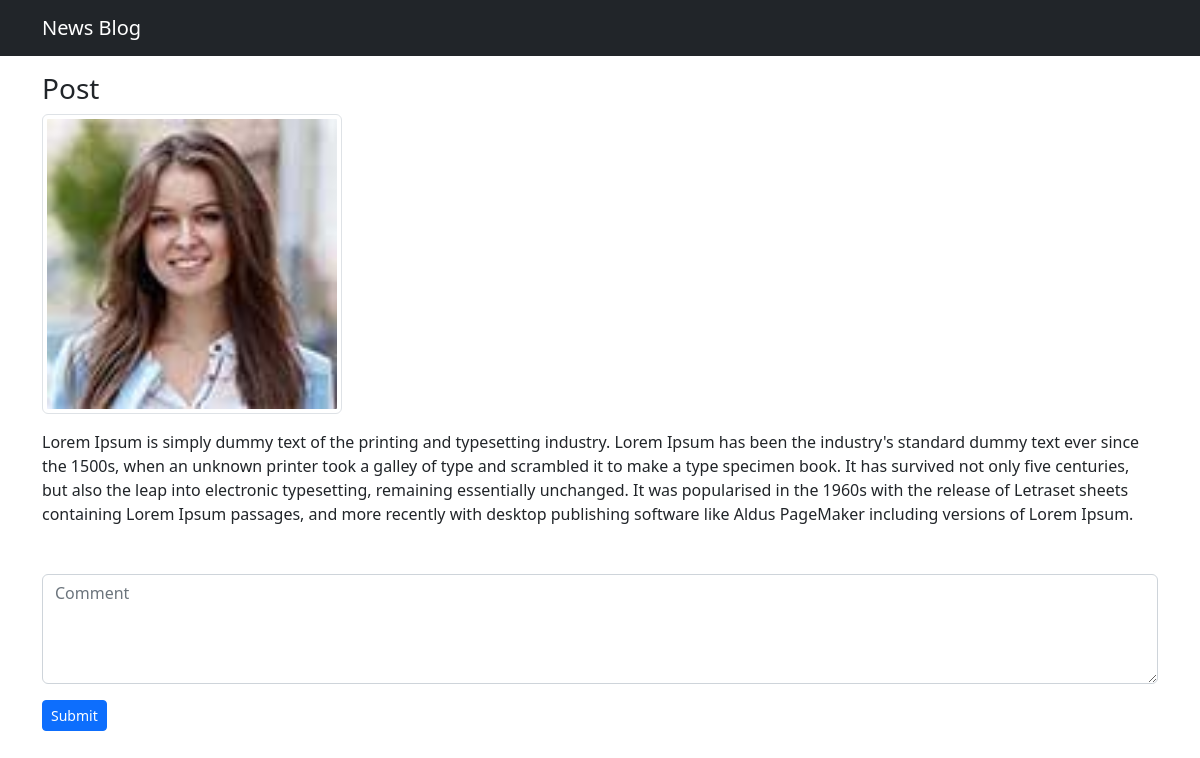
Screenshot of /view-post.php?id=8 with the database file from the repository.
### tables this page shows
CREATE TABLE `posts` (
  `id` int(11) NOT NULL,
  `title` text DEFAULT NULL,
  `content` longtext DEFAULT NULL,
  `author` varchar(255) DEFAULT NULL,
  `image` varchar(255) DEFAULT NULL,
  `created_at` timestamp NULL DEFAULT current_timestamp(),
  `updated_at` timestamp NULL DEFAULT current_timestamp()
);

### view-post.php (the view, shortened to what this page needs)
<?php
include('./db/mysql.php');
$sql = "SELECT * FROM posts WHERE id = {$_REQUEST['id']}";
$row = mysqli_query($conn, $sql);
$data = mysqli_fetch_assoc($row);
?>
<!DOCTYPE html>
<html lang="en">
<head>
    <link href="https://cdn.jsdelivr.net/npm/bootstrap@5.2.1/dist/css/bootstrap.min.css" rel="stylesheet">
</head>
<body>
<nav class="navbar navbar-expand-lg bg-dark navbar-dark">
    <div class="container">
        <a class="navbar-brand" href="index.php">News Blog</a>
    </div>
</nav>
<div class="container mt-3">
    <div class="mb-3">
        <h3><?=ucwords($data['title'])?></h3>
        <img src="./image/<?=$data['image']?>" alt="" class="img-thumbnail" style="height: 300px; object-fit:contain;">
        <p class="mt-3"><?=$data['content']?></p>
    </div>
    <div class="my-5">
        <form action="" method="post">
            <div class="">
                <textarea name="comment" placeholder="Comment" class="form-control" rows="4"></textarea>
            </div>
            <div class="mt-3">
                <button type="submit" name="submit" class="btn btn-primary btn-sm">Submit</button>
            </div>
        </form>
    </div>
</div>
</body>
</html>

### rows the page displays
posts: title "Post", image (picture), content "Lorem Ipsum is simply dummy text of the printing and typesetting industry. Lorem Ipsum has been the industry's standard dummy text ever since the 1500s, when an unknown printer took a galley of type and scrambled it to make a type specimen book. It has survived not only five centuries, but also the leap into electronic typesetting, remaining essentially unchanged. It was popularised in the 1960s with the release of Letraset sheets containing Lorem Ipsum passages, and more recently with desktop publishing software like Aldus PageMaker including versions of Lorem Ipsum."
